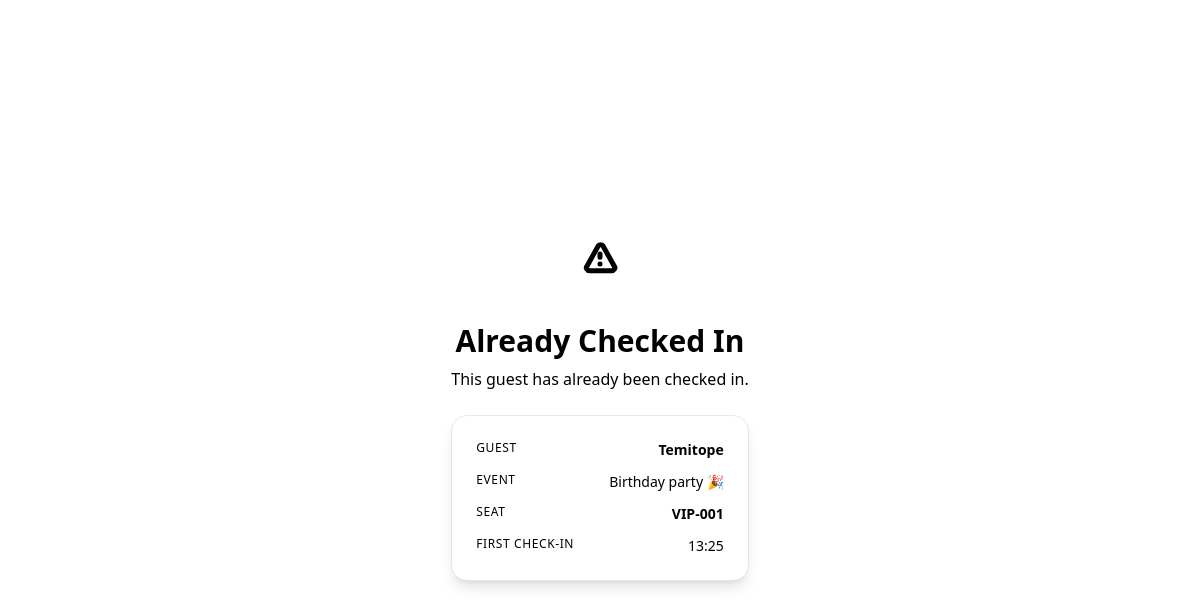
Screenshot of /validate/EF-BIRTHDAY-C6A1D93C/ with the database file from the repository.
### guest/models.py (models this page shows, shortened)
class Guest(models.Model):
    id = models.UUIDField(primary_key=True, default=uuid.uuid4, editable=False)
    event = models.ForeignKey(Event, on_delete=models.CASCADE, related_name='guests')
    full_name = models.CharField(max_length=300)
    email = models.EmailField()
    phone = models.CharField(max_length=20, blank=True, default='')
    meal_preference = models.CharField(max_length=100, blank=True, default='')
    plus_one = models.BooleanField(default=False)
    notes = models.TextField(blank=True, default='')
    seat_number = models.CharField(max_length=50, blank=True, default='')
    qr_code = models.ImageField(upload_to='qr_codes/', blank=True, null=True)
    ticket_code = models.CharField(max_length=100, unique=True, blank=True)
    checked_in = models.BooleanField(default=False)
    checked_in_at = models.DateTimeField(null=True, blank=True)
    registered_at = models.DateTimeField(auto_now_add=True)
    class Meta:
        ordering = ['seat_number']

### event/models.py (models this page shows, shortened)
class Event(models.Model):
    id = models.UUIDField(primary_key=True, default=uuid.uuid4, editable=False)
    host = models.ForeignKey(settings.AUTH_USER_MODEL, on_delete=models.CASCADE, related_name='events')
    name = models.CharField(max_length=300)
    description = models.TextField(blank=True, default='')
    venue = models.CharField(max_length=300)
    date = models.DateTimeField()
    end_date = models.DateTimeField(null=True, blank=True)
    banner = models.ImageField(upload_to='event_banners/', blank=True, null=True)
    category = models.CharField(max_length=20, choices=EventCategory.choices, default=EventCategory.OTHER)
    max_capacity = models.PositiveIntegerField(default=100)
    seat_arrangement = models.CharField(max_length=20, choices=SeatArrangement.choices, default=SeatArrangement.GENERAL)
    vip_support = models.BooleanField(default=False)
    is_published = models.BooleanField(default=False)
    slug = models.SlugField(unique=True, blank=True)
    created_at = models.DateTimeField(auto_now_add=True)
    updated_at = models.DateTimeField(auto_now=True)
    class Meta:
        ordering = ['-date']

### ticket/views.py (the view, shortened to what this page needs)
# urls.py: path('validate/<str:ticket_code>/', ticket_views.validate_ticket, name='validate_ticket'),
def validate_ticket(request, ticket_code):
    try:
        guest = Guest.objects.get(ticket_code=ticket_code)
    except Guest.DoesNotExist:
        return render(request, 'tickets/invalid.html', {'status': 'invalid'})
    if guest.checked_in:
        CheckInLog.objects.create(
            guest=guest,
            status=CheckInLog.Status.DUPLICATE,
        )
        return render(request, 'tickets/duplicate.html', {
            'guest': guest,
            'status': 'duplicate',
        })

### templates/tickets/duplicate.html (shortened to what this page needs)
{% load static %}
<!DOCTYPE html>
<html lang="en">
<head>
    <script src="https://cdn.tailwindcss.com"></script>
</head>
<body class="min-h-screen bg-surface-50 flex items-center justify-center p-4 font-sans">
    <div class="text-center max-w-sm">
        <div class="w-20 h-20 rounded-full bg-warning-50 flex items-center justify-center mx-auto mb-6 animate-shake">
            <svg class="w-10 h-10 text-warning-500" fill="none" stroke="currentColor" viewBox="0 0 24 24"><path stroke-linecap="round" stroke-linejoin="round" stroke-width="3" d="M12 9v2m0 4h.01m-6.938 4h13.856c1.54 0 2.502-1.667 1.732-2.5L13.732 4c-.77-.833-1.964-.833-2.732 0L4.082 16.5c-.77.833.192 2.5 1.732 2.5z"/></svg>
        </div>
        <h1 class="text-3xl font-extrabold text-warning-600 mb-2">Already Checked In</h1>
        <p class="text-surface-600 mb-6">This guest has already been checked in.</p>
        <div class="bg-white rounded-2xl shadow-lg border border-surface-100 p-6 text-left">
            <div class="space-y-3">
                <div class="flex justify-between">
                    <span class="text-xs text-surface-500 uppercase tracking-wider font-medium">Guest</span>
                    <span class="text-sm font-semibold">{{ guest.full_name }}</span>
                </div>
                <div class="flex justify-between">
                    <span class="text-xs text-surface-500 uppercase tracking-wider font-medium">Event</span>
                    <span class="text-sm font-medium">{{ guest.event.name }}</span>
                </div>
                <div class="flex justify-between">
                    <span class="text-xs text-surface-500 uppercase tracking-wider font-medium">Seat</span>
                    <span class="text-sm font-bold text-brand-600">{{ guest.seat_number }}</span>
                </div>
                <div class="flex justify-between">
                    <span class="text-xs text-surface-500 uppercase tracking-wider font-medium">First Check-in</span>
                    <span class="text-sm font-medium text-warning-600">{{ guest.checked_in_at|date:"H:i" }}</span>
                </div>
            </div>
        </div>
    </div>
</body>
</html>

### templates/tickets/duplicate.html (style rules this page uses)
.animate-shake { animation: shake 0.4s ease-in-out; }

### rows the page displays
Guest: full_name "Temitope", event.name "Birthday party 🎉", seat_number "VIP-001", checked_in_at "13:25"
